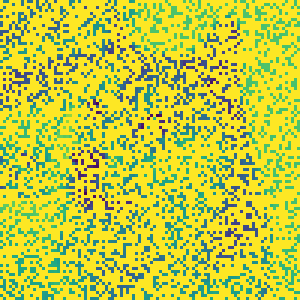
#> input picture Data and Images/incomplete_r.png, 100 x 100 px, found by its file name (shown 3 times larger)
$ jupyter execute --allow-errors MFDS_PA2_code.ipynb
#> lines starting #> are read from the running program, lines starting #| are printed output that depends on the picture
# Maths for Data Science Programming Assignment
Q 3 and Q 4

[cell 1]
import numpy                      #For arrays and array manipulation of images and matrices
import cvxpy as cp                #For Optimizer
import matplotlib.pyplot as plt   #For plotting
from PIL import Image             #For image transformations
import cv2                        #For image transformations and visualizations
from google.colab.patches import cv2_imshow #displaying cv2 images
import imageio                    #Displaying incomlete images

[cell 2]
dir = '/content/drive/MyDrive/Programming Assignment 2/Data/Group6 Prateek Jain and Ojas Jeetendra Raundale/'

#> (a cell that did not finish here is left out)

#> (a cell that did not finish here is left out)

[cell 5]
####            Functions           ####

#This function takes input the constraints and the objective and returns the optimized s
def Optimize(y, C, A_inv):
  s = cp.Variable((C.shape[1],1)) #Defining the variable to optimize
  objective = cp.Minimize(cp.norm(s,1)) #Objective function to minimize
  constraints = [y==C@s]                #The linear constraint. Note the original problem isnt a linear constraint but it can be remapped to a linear constraint
  prob = cp.Problem(objective, constraints) #The problem containing both the objective and the constraints
  #result = prob.solve(solver=cp.ECOS)
  print("Solving the Problem")
  result = prob.solve(verbose=True)     #Starts solving the problem

  #Appending the result into a list which can be returned to the caller of the function
  ls = []
  for i in range(10000):
    ls.append(s[i].value)

  optimized_s = numpy.array(ls)
  optimized_s = optimized_s.reshape(-1,1)
  return optimized_s          #Returning the optimized s values


#This function reconstructs X from the s(optimized) found and returns the image array
#image array is returned in matrix form of 100x100 pixels and normalized such that the values range from 0 to 255
#image array contains only 1 channel
def ReconstructImage(s, A_inv):
  X = numpy.matmul(A_inv, s)
  Xmat = numpy.reshape(X, (-1,100))
  print(Xmat.min(), Xmat.max())
  image = (Xmat - Xmat.min())/(Xmat.max() - Xmat.min())
  image=image.T
  print(image.max(), image.min())
  image *= 255.0
  return image

#This function takes input the 100x100 image and displays the grayscale image
def DisplayGrayScale(image):
  uint_img = numpy.array(image).astype('uint8')
  grayImage = cv2.cvtColor(uint_img, cv2.COLOR_GRAY2BGR)
  cv2_imshow(grayImage)
  return

#This function takes input the R G B image values and displays the RGB image
def DisplayRGB(image_r, image_g, image_b):
  image_rgb = numpy.stack((image_r, image_g, image_b), axis=-1)
  cv2_imshow(image_rgb)
  return

#> (a cell that did not finish here is left out)

#> (a cell that did not finish here is left out)

#> (a cell that did not finish here is left out)

# Q 5
An image of a dog was chosen and resized to 100x100 pixels.
Following is the image :

 This image was later divided seperated into 3 different channels i.e. R, G, and B bands and was corrupted and stored in the images named 'incomplete_r.png', 'incomplete_g.png', 'incomplete_b.png'. The respective images' A, C and y matrices/vectors were also stored in the same drive. Now we will try to reconstruct the original doge image by using the 3 deconstructed channels

[cell 9]
#Displaying the incomplete/Corrupted image.
incomplete_r = imageio.imread(str(dir)+'incomplete_r.png', pilmode='L')
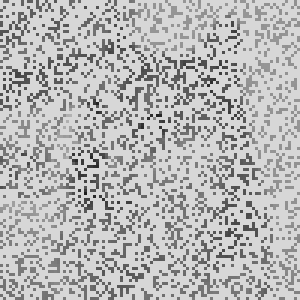
#> incomplete_r: shape (100, 100) (shown 3 times larger); min 30, max 215, mean 183.9
incomplete_g = imageio.imread(str(dir)+'incomplete_g.png', pilmode='L')
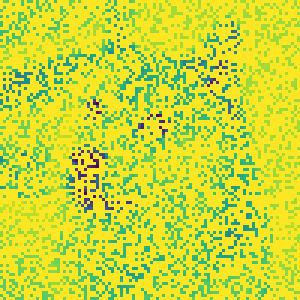
#> input picture Data and Images/incomplete_g.png, 100 x 100 px, found by its file name (shown 3 times larger)
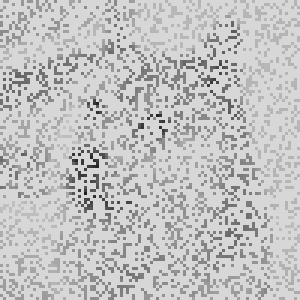
#> incomplete_g: shape (100, 100) (shown 3 times larger); min 30, max 215, mean 194.9
incomplete_b = imageio.imread(str(dir)+'incomplete_b.png', pilmode='L')
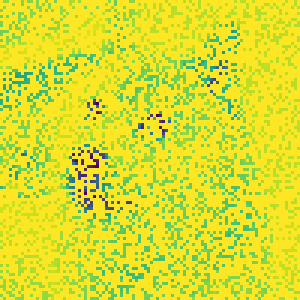
#> input picture Data and Images/incomplete_b.png, 100 x 100 px, found by its file name (shown 3 times larger)
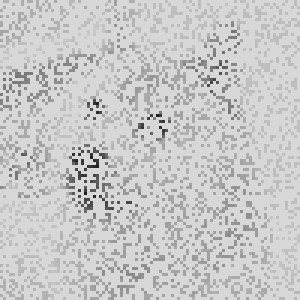
#> incomplete_b: shape (100, 100) (shown 3 times larger); min 30, max 215, mean 200.5
DisplayRGB(incomplete_r, incomplete_g, incomplete_b)
#> in DisplayRGB, `image_rgb = numpy.stack((image_r, image_g, image_b), axis=-1)`:
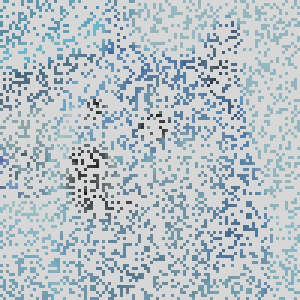
#> image_rgb: shape (100, 100, 3) (shown 3 times larger); mean of channels 0, 1, 2 183.9, 194.9, 200.5; drawn as R, G, B
